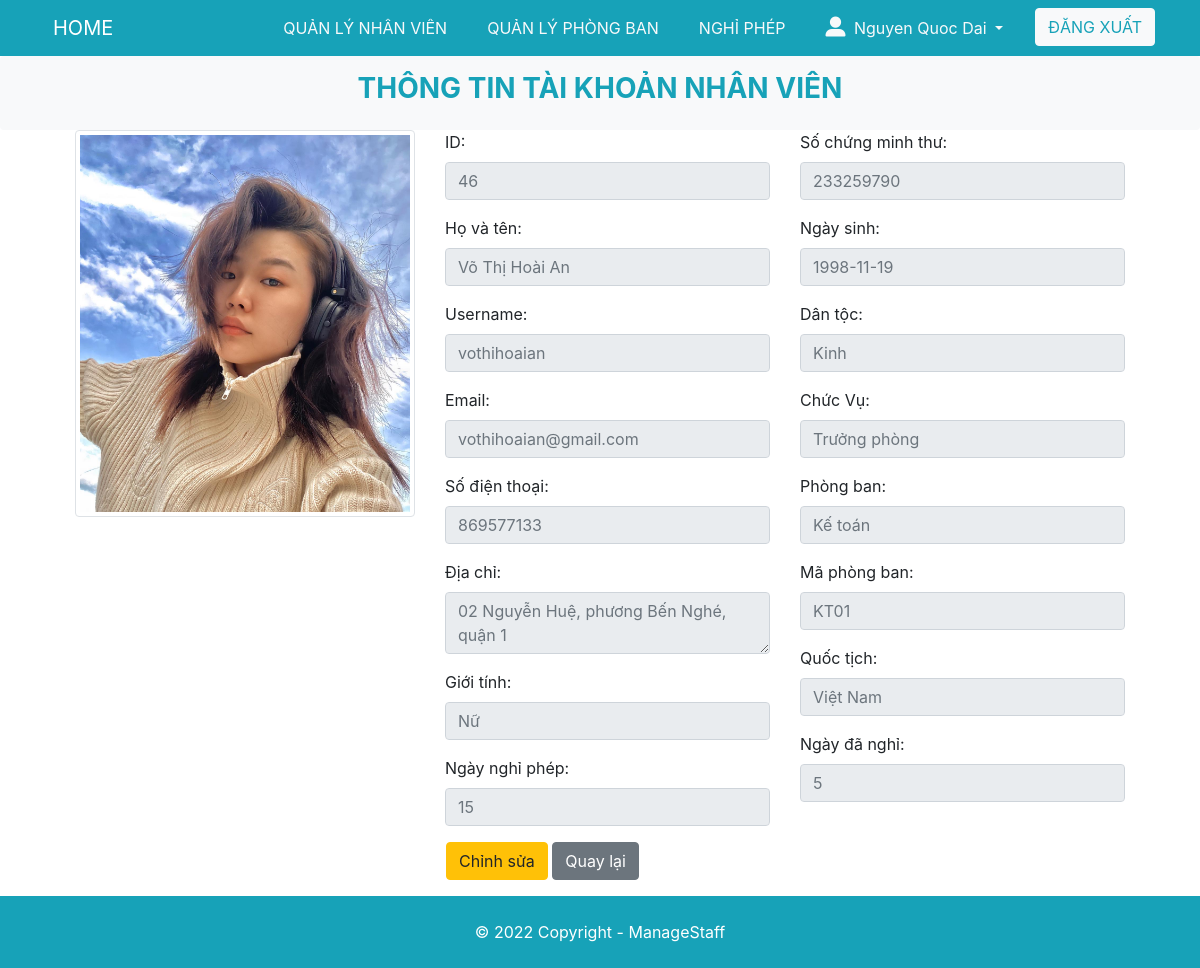
The app's page /user/detailUser.php?detailID=46 (signed in) with its own data.
### tables this page shows
CREATE TABLE `account` (
  `id` int(255) NOT NULL,
  `username` varchar(255) NOT NULL,
  `password` varchar(255) NOT NULL,
  `role` int(10) DEFAULT NULL,
  `email` varchar(255) NOT NULL,
  `name` varchar(255) NOT NULL,
  `phone` varchar(255) DEFAULT NULL,
  `gender` int(11) NOT NULL,
  `birthday` varchar(255) DEFAULT NULL,
  `cmnd` int(255) NOT NULL,
  `ethnic` varchar(255) NOT NULL,
  `levels` varchar(255) NOT NULL,
  `phongban` varchar(255) NOT NULL,
  `MaPB` varchar(255) NOT NULL,
  `address` varchar(255) NOT NULL,
  `nation` varchar(255) NOT NULL,
  `image` varchar(255) DEFAULT NULL,
  `dayOff` int(255) DEFAULT NULL,
  `dayOffUsed` int(255) DEFAULT NULL,
  `dayOffLeft` int(255) DEFAULT NULL
);

### www/user/detailUser.php (the view, shortened to what this page needs)
<?php
		$id = $_GET['detailID'];
		$sql_2 = "SELECT * FROM account WHERE id = ?";
		$conn = connect_db();
		$stm = $conn->prepare($sql_2);
		$stm->bind_param("i", $id,);
		if (!$stm->execute()){
			die('can not execute: ' . $stm->error);
		}
		$result = $stm->get_result();
        $data = $result->fetch_assoc();
		$id = $data['id'];
		$username = $data['username'];
		$name = $data['name'];
		$email = $data['email'];
		$phone = $data['phone'];
		$level = $data['levels'];
		$phongban = $data['phongban'];
		$maPB = $data['MaPB'];
        $gender = $data['gender'];
        $birthday = $data['birthday'];
        $cmnd = $data['cmnd'];
        $ethnic = $data['ethnic'];
        $nation = $data['nation'];
        $address = $data['address'];
        $image = $data['image'];
        $dayOff = $data['dayOff'];
        $dayOffUsed = $data['dayOffUsed'];
	?>
<!DOCTYPE html>
<html lang="en">
<head>
	<link rel="stylesheet" href="https://maxcdn.bootstrapcdn.com/bootstrap/4.5.2/css/bootstrap.min.css">
	<link rel="stylesheet" href="/style.css">
</head>
<body>
	<?php include '../partial/header.php'?>
	<header class="text-center bg-light text-info py-3 rounded">
        <h3 class="display-5 font-weight-bold">THÔNG TIN TÀI KHOẢN NHÂN VIÊN</h3>
     </header>
    <div class="container d-flex justify-content-center m-auto row">
        <div class="col-sm-12 col-md-4 col-lg-4">
            <img src="../images/<?= $image ?>" alt="" class="img-thumbnail w-80">
        </div>
        <div class="col-sm-12 col-md-8 col-lg-8 row">
            <div class="col-lg-6 col-md-12 col-sm-12">
				<div class="form-group">
                    <label for="">ID:</label>
                    <input type="text" class="form-control" placeholder="<?= $id ?>" disabled>
                </div>
                <div class="form-group">
                    <label for="">Họ và tên:</label>
                    <input type="text" class="form-control" placeholder="<?= $name ?>" disabled>
                </div>
                <div class="form-group">
                    <label for="">Username:</label>
                    <input type="text" class="form-control" placeholder="<?= $username ?>" disabled>
                </div>
                <div class="form-group">
                    <label for="">Email:</label>
                    <input type="text" class="form-control" placeholder="<?= $email ?>" disabled>
                </div>
                <div class="form-group">
                    <label for="">Số điện thoại:</label>
                    <input type="text" class="form-control" placeholder="<?= $phone ?>" disabled>
                </div>
                <div class="form-group">
                    <label for="">Địa chỉ:</label>
                    <textarea type="text" class="form-control" placeholder="<?= $address ?>" disabled></textarea>
                </div>
                <div class="form-group">
                    <label for="">Giới tính:</label>
                    <input type="text" class="form-control" placeholder="<?php if($gender === 1){
						echo "Nam";
					}
                    if($gender === 2){
						echo "Nữ";
					} ;?>" disabled>
                </div>
                <div class="form-group">
                    <label for="">Ngày nghỉ phép:</label>
                    <input type="text" class="form-control" placeholder="<?= $dayOff ?>" disabled>
                </div>
            </div>
            <div class="col-lg-6 col-md-12 col-sm-12">
                <div class="form-group">
                    <label for="">Số chứng minh thư:</label>
                    <input type="text" class="form-control" placeholder="<?= $cmnd ?>" disabled>
                </div>
                <div class="form-group">
                    <label for="">Ngày sinh:</label>
                    <input type="text" class="form-control" placeholder="<?= $birthday ?>" disabled>
                </div>
                <div class="form-group">
                    <label for="">Dân tộc:</label>
                    <input type="text" class="form-control" placeholder="<?= $ethnic ?>" disabled>
                </div>
                <div class="form-group">
                    <label for="">Chức Vụ:</label>
                    <input type="text" class="form-control" placeholder="<?= $level ?>" disabled>
                </div>
                <div class="form-group">
                    <label for="">Phòng ban:</label>
                    <input type="text" class="form-control" placeholder="<?= $phongban ?>" disabled>
                </div>
				<div class="form-group">
                    <label for="">Mã phòng ban:</label>
                    <input type="text" class="form-control" placeholder="<?= $maPB ?>" disabled>
                </div>
				<div class="form-group">
                    <label for="">Quốc tịch:</label>
                    <input type="text" class="form-control" placeholder="<?= $nation ?>" disabled>
                </div>
                <div class="form-group">
                    <label for="">Ngày đã nghỉ:</label>
                    <input type="text" class="form-control" placeholder="<?= $dayOffUsed ?>" disabled>
                </div>
            </div>
            <div class="form-group ml-3">
                    <a href="./editUser.php?updateID=<?=  $id; ?>" class="btn btn-warning" >Chỉnh sửa</a>
                    <a href="./managestaff.php" class="btn btn-secondary "> Quay lại </a>
                </div>
        </div>
    </div>
	<?php include '../partial/footer.php'?>
</body>
</html>

### www/style.css (style rules this page uses)
body { min-height: 100vh; margin: 0; padding: 0; display: flex; flex-direction: column; }

### records on screen
account: image (picture), id "46", name "Võ Thị Hoài An", username "vothihoaian", email "vothihoaian@gmail.com", phone "869577133", address "02 Nguyễn Huệ, phương Bến Nghé, quận 1", dayOff "15", cmnd "233259790", birthday "1998-11-19", ethnic "Kinh", levels "Trưởng phòng", phongban "Kế toán", MaPB "KT01", nation "Việt Nam", dayOffUsed "5"

### other values on screen
$_SESSION['name'] "Nguyen Quoc Dai"
